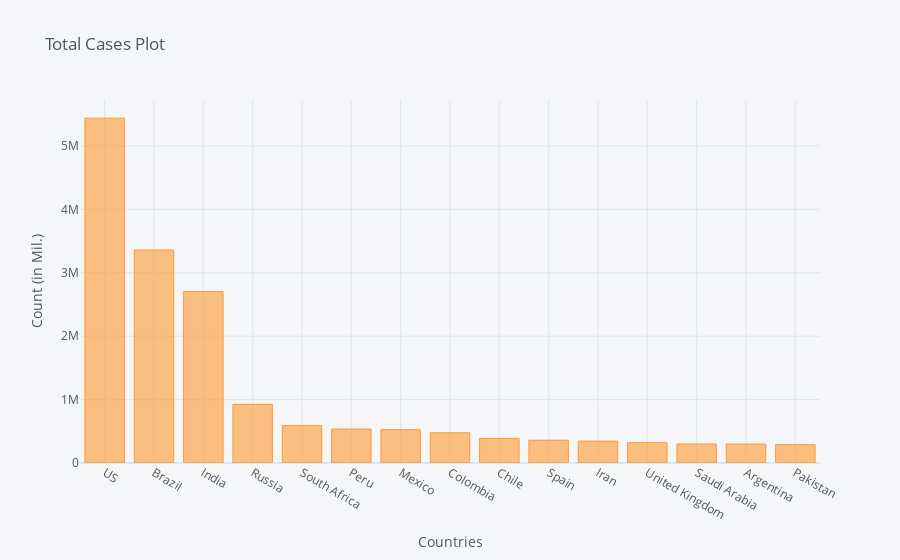

The cell this chart's notebook holds for it:
### Code cell
corona_dframe_agg_plot.iplot(kind='bar', x='Country/Region', y='8/17/20',
                             title='Total Cases Plot',xTitle='Countries',yTitle='Count (in Mil.)')

### Figure 1 — Plotly figure (JSON) as saved in the notebook; plotly's stock layout.template omitted (floating-point values rounded to 4 significant figures)
{"data": [{"marker": {"color": "rgba(255, 153, 51, 0.6)", "line": {"color": "rgba(255, 153, 51, 1.0)", "width": 1}}, "name": "8/17/20", "orientation": "v", "text": "", "type": "bar", "x": ["US", "Brazil", "India", "Russia", "South Africa", "Peru", "Mexico", "Colombia", "Chile", "Spain", "Iran", "United Kingdom", "Saudi Arabia", "Argentina", "Pakistan"], "y": [5438325, 3359570, 2702681, 925558, 589886, 535946, 525733, 476660, 387502, 359082, 345450, 321064, 299914, 299126, 289215]}], "layout": {"legend": {"bgcolor": "#F5F6F9", "font": {"color": "#4D5663"}}, "paper_bgcolor": "#F5F6F9", "plot_bgcolor": "#F5F6F9", "title": {"font": {"color": "#4D5663"}, "text": "Total Cases Plot"}, "xaxis": {"gridcolor": "#E1E5ED", "showgrid": true, "tickfont": {"color": "#4D5663"}, "title": {"font": {"color": "#4D5663"}, "text": "Countries"}, "zerolinecolor": "#E1E5ED"}, "yaxis": {"gridcolor": "#E1E5ED", "showgrid": true, "tickfont": {"color": "#4D5663"}, "title": {"font": {"color": "#4D5663"}, "text": "Count (in Mil.)"}, "zerolinecolor": "#E1E5ED"}}}
